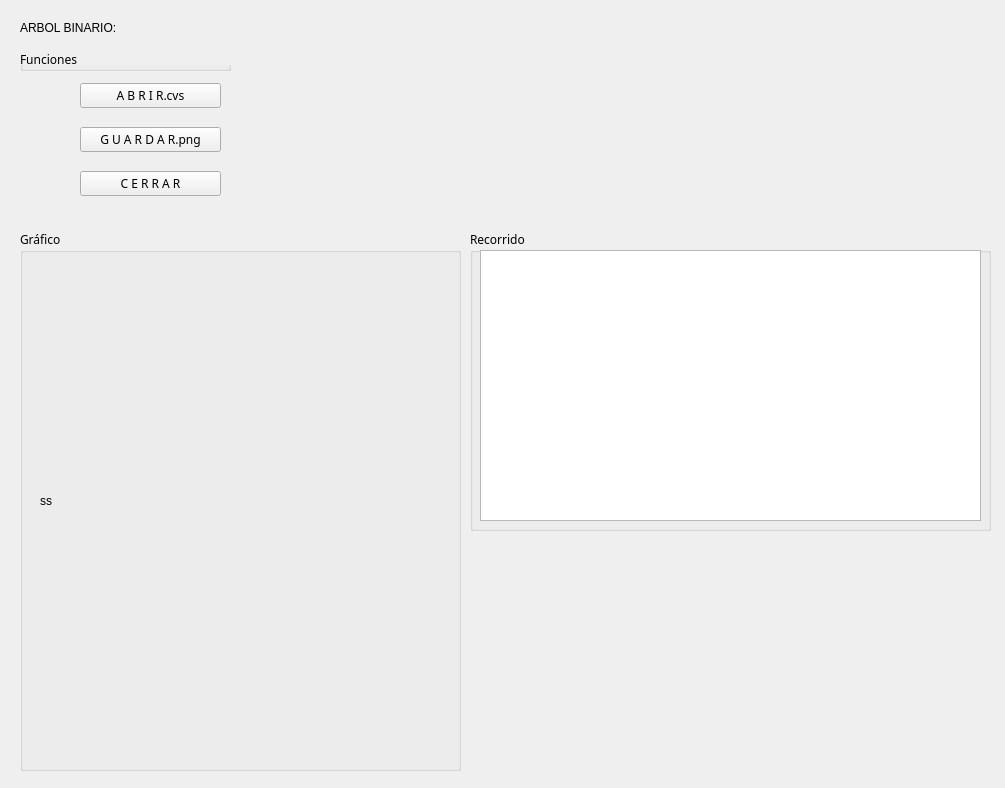
<?xml version="1.0" encoding="UTF-8"?>
<ui version="4.0">
 <class>GraficarArbol</class>
 <widget class="QWidget" name="GraficarArbol">
  <property name="geometry">
   <rect>
    <x>0</x>
    <y>0</y>
    <width>1005</width>
    <height>788</height>
   </rect>
  </property>
  <property name="windowTitle">
   <string>Arbol Binario</string>
  </property>
  <property name="windowIcon">
   <iconset resource="Icons.qrc">
    <normaloff>:/icons8-árbol-de-hoja-caduca-64.png</normaloff>:/icons8-árbol-de-hoja-caduca-64.png</iconset>
  </property>
  <widget class="QWidget" name="layoutWidget">
   <property name="geometry">
    <rect>
     <x>80</x>
     <y>70</y>
     <width>141</width>
     <height>141</height>
    </rect>
   </property>
   <layout class="QVBoxLayout" name="verticalLayout">
    <item>
     <widget class="QPushButton" name="btn_Abrir">
      <property name="font">
       <font>
        <family>Minecraftia</family>
       </font>
      </property>
      <property name="text">
       <string>A B R I R.cvs</string>
      </property>
     </widget>
    </item>
    <item>
     <widget class="QPushButton" name="btn_Guardar">
      <property name="font">
       <font>
        <family>Minecraftia</family>
       </font>
      </property>
      <property name="text">
       <string>G U A R D A R.png</string>
      </property>
     </widget>
    </item>
    <item>
     <widget class="QPushButton" name="btn_Cerrar">
      <property name="font">
       <font>
        <family>Minecraftia</family>
       </font>
      </property>
      <property name="text">
       <string>C E R R A R</string>
      </property>
     </widget>
    </item>
   </layout>
  </widget>
  <widget class="QGroupBox" name="groupBox_2">
   <property name="geometry">
    <rect>
     <x>470</x>
     <y>230</y>
     <width>521</width>
     <height>301</height>
    </rect>
   </property>
   <property name="font">
    <font>
     <family>Minecraftia</family>
    </font>
   </property>
   <property name="title">
    <string>Recorrido</string>
   </property>
  </widget>
  <widget class="QLabel" name="label_3">
   <property name="geometry">
    <rect>
     <x>30</x>
     <y>120</y>
     <width>41</width>
     <height>41</height>
    </rect>
   </property>
   <property name="text">
    <string/>
   </property>
   <property name="pixmap">
    <pixmap resource="Icons.qrc">:/icons8-guardar-96.png</pixmap>
   </property>
   <property name="scaledContents">
    <bool>true</bool>
   </property>
  </widget>
  <widget class="QLabel" name="label_2">
   <property name="geometry">
    <rect>
     <x>30</x>
     <y>70</y>
     <width>41</width>
     <height>41</height>
    </rect>
   </property>
   <property name="text">
    <string/>
   </property>
   <property name="pixmap">
    <pixmap resource="Icons.qrc">:/icons8-abrir-carpeta-512.png</pixmap>
   </property>
   <property name="scaledContents">
    <bool>true</bool>
   </property>
  </widget>
  <widget class="QLabel" name="label_4">
   <property name="geometry">
    <rect>
     <x>30</x>
     <y>170</y>
     <width>41</width>
     <height>41</height>
    </rect>
   </property>
   <property name="text">
    <string/>
   </property>
   <property name="pixmap">
    <pixmap resource="Icons.qrc">:/icons8-cerrar-ventana-96.png</pixmap>
   </property>
   <property name="scaledContents">
    <bool>true</bool>
   </property>
  </widget>
  <widget class="QLabel" name="imagen">
   <property name="geometry">
    <rect>
     <x>40</x>
     <y>260</y>
     <width>321</width>
     <height>481</height>
    </rect>
   </property>
   <property name="text">
    <string>ss</string>
   </property>
  </widget>
  <widget class="QGroupBox" name="groupBox_3">
   <property name="enabled">
    <bool>true</bool>
   </property>
   <property name="geometry">
    <rect>
     <x>20</x>
     <y>50</y>
     <width>211</width>
     <height>21</height>
    </rect>
   </property>
   <property name="font">
    <font>
     <family>Minecraftia</family>
    </font>
   </property>
   <property name="title">
    <string>Funciones</string>
   </property>
  </widget>
  <widget class="QLabel" name="label">
   <property name="geometry">
    <rect>
     <x>20</x>
     <y>20</y>
     <width>111</width>
     <height>16</height>
    </rect>
   </property>
   <property name="text">
    <string>ARBOL BINARIO:</string>
   </property>
  </widget>
  <widget class="QPlainTextEdit" name="nodos">
   <property name="geometry">
    <rect>
     <x>480</x>
     <y>250</y>
     <width>501</width>
     <height>271</height>
    </rect>
   </property>
  </widget>
  <widget class="QGroupBox" name="groupBox">
   <property name="geometry">
    <rect>
     <x>20</x>
     <y>230</y>
     <width>441</width>
     <height>541</height>
    </rect>
   </property>
   <property name="font">
    <font>
     <family>Minecraftia</family>
    </font>
   </property>
   <property name="title">
    <string>Gráfico</string>
   </property>
  </widget>
 </widget>
 <resources>
  <include location="Icons.qrc"/>
 </resources>
 <connections/>
</ui>
